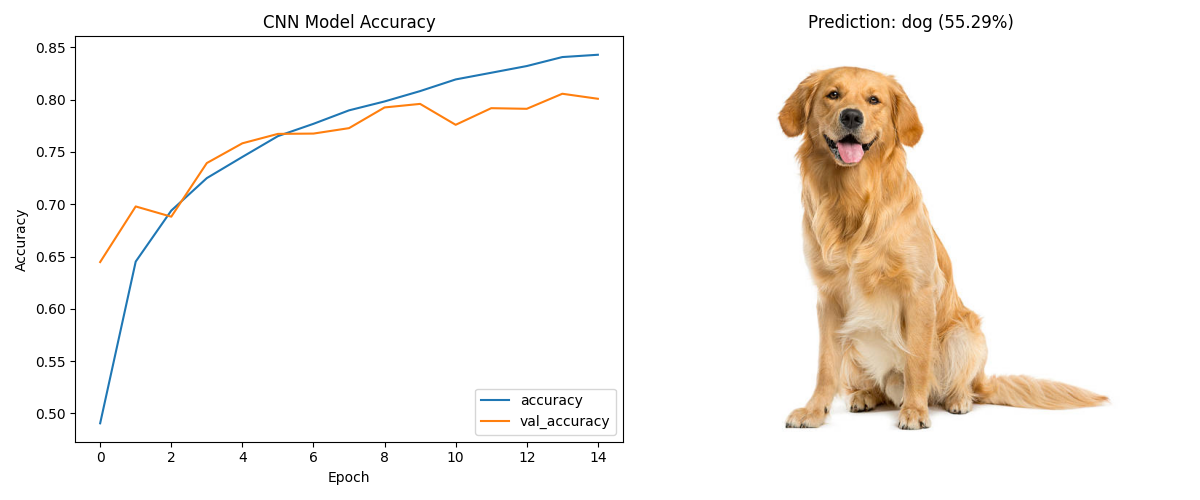

Generate this figure with Python:
import tensorflow as tf
from tensorflow.keras import layers, models
import matplotlib.pyplot as plt
import os
import cv2
import numpy as np

# 경로 설정
base_dir = os.path.dirname(os.path.abspath(__file__))
img_path = os.path.join(base_dir, 'dog.jpg')

# 1. CIFAR-10 데이터셋 로드
cifar10 = tf.keras.datasets.cifar10
(x_train, y_train), (x_test, y_test) = cifar10.load_data()

# 데이터 전처리 (정규화)
x_train, x_test = x_train / 255.0, x_test / 255.0

# 클래스 이름 정의
class_names = ['airplane', 'automobile', 'bird', 'cat', 'deer',
               'dog', 'frog', 'horse', 'ship', 'truck']

# 2. CNN 모델 구축 (개선된 모델)
model = models.Sequential([
    layers.Conv2D(32, (3, 3), padding='same', activation='relu', input_shape=(32, 32, 3)),
    layers.BatchNormalization(),
    layers.Conv2D(32, (3, 3), padding='same', activation='relu'),
    layers.BatchNormalization(),
    layers.MaxPooling2D((2, 2)),
    layers.Dropout(0.25),

    layers.Conv2D(64, (3, 3), padding='same', activation='relu'),
    layers.BatchNormalization(),
    layers.Conv2D(64, (3, 3), padding='same', activation='relu'),
    layers.BatchNormalization(),
    layers.MaxPooling2D((2, 2)),
    layers.Dropout(0.25),

    layers.Flatten(),
    layers.Dense(128, activation='relu'),
    layers.BatchNormalization(),
    layers.Dropout(0.5),
    layers.Dense(10, activation='softmax')
])

# 모델 컴파일
model.compile(optimizer='adam',
              loss='sparse_categorical_crossentropy',
              metrics=['accuracy'])

# 3. 모델 훈련
print("---- CNN 모델 훈련 시작 ----")
history = model.fit(x_train, y_train, epochs=15, batch_size=64, validation_data=(x_test, y_test))
print("---- CNN 모델 훈련 완료 ----")

# 4. 모델 평가 및 dog.jpg 테스트 예측 진행
test_loss, test_acc = model.evaluate(x_test,  y_test, verbose=2)
print(f"Test accuracy: {test_acc}")

# 테스트 이미지 예측
test_img = cv2.imread(img_path)
if test_img is None:
    print(f"이미지를 불러올 수 없습니다: {img_path}")
    exit(1)

test_img_rgb = cv2.cvtColor(test_img, cv2.COLOR_BGR2RGB)
# CIFAR-10 입력 크기에 맞게 리사이즈 (32x32)
test_img_resized = cv2.resize(test_img_rgb, (32, 32))

# 모델 입력 형태로 변환 (배치 차원 추가 및 정규화)
input_img = np.expand_dims(test_img_resized, axis=0) / 255.0
predictions = model.predict(input_img)
predicted_class = class_names[np.argmax(predictions)]
predicted_prob = np.max(predictions)

# 결과 출력 (훈련 정확도 및 테스트 이미지 예측 결과)
plt.figure(figsize=(12, 5))

plt.subplot(1, 2, 1)
plt.plot(history.history['accuracy'], label='accuracy')
plt.plot(history.history['val_accuracy'], label = 'val_accuracy')
plt.xlabel('Epoch')
plt.ylabel('Accuracy')
plt.legend(loc='lower right')
plt.title('CNN Model Accuracy')

plt.subplot(1, 2, 2)
plt.imshow(test_img_rgb)
plt.title(f"Prediction: {predicted_class} ({predicted_prob*100:.2f}%)")
plt.axis('off')

plt.tight_layout()
plt.savefig(os.path.join(base_dir, '0402-2.png'))
print(f"결과 이미지 저장 완료: {os.path.join(base_dir, '0402-2.png')}")
